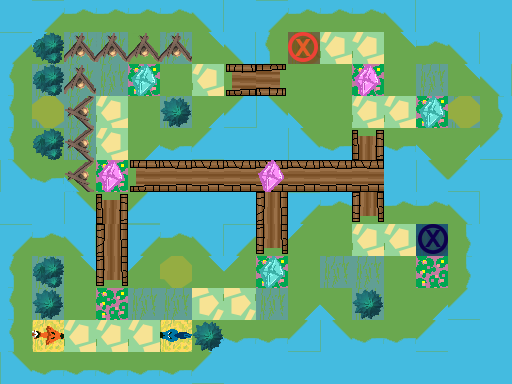

The image is a tile-based game level rendered from a .tmx file. Its description and complete source (layers, tilesets, objects, tile grids) follow:
An orthogonal 16x12 tile map with 32x32 px tiles, 3 tile layers (Ground, Obstacles, Objects), 1 hidden layer not drawn.

<map version="1.0" orientation="orthogonal" renderorder="right-down" width="16" height="12" tilewidth="32" tileheight="32" nextobjectid="1">
 <tileset firstgid="1" name="TilesetPlaceholder" tilewidth="32" tileheight="32" tilecount="240" columns="10">
  <image source="../../../../Tileset.png" width="320" height="768" />
 </tileset>
 <layer name="Ground" width="16" height="12">
  <data encoding="csv">
5,3221225493,1610612747,1610612747,1610612747,1610612747,1610612757,5,3221225493,1610612747,1610612747,1610612747,1610612757,5,5,5,
3221225493,3221225503,7,7,1,7,1610612767,1610612757,3221225483,7,8,8,1610612767,1610612747,1610612757,5,
3221225483,7,7,7,3,1,8,2684354574,1610612750,1,1,3,1,7,1610612767,1610612757,
3221225483,7,7,8,1,7,31,21,2684354581,2684354591,1,8,8,3,7,11,
3221225483,1,7,8,31,2684354571,21,5,5,2684354581,2684354571,3221225486,2684354571,2684354591,31,21,
2684354581,2684354571,2684354591,3,2684354574,2684354564,2684354564,2684354564,2684354564,2684354564,2684354564,2684354564,5,2684354581,21,5,
5,5,2684354581,3221225486,21,5,5,5,4,3221225493,1610612747,14,1610612747,1610612747,1610612757,5,
3221225493,1610612747,1610612757,4,3221225493,1610612747,1610612757,3221225493,14,3221225503,1,8,8,7,11,5,
3221225483,7,1610612767,14,3221225503,1,1610612767,3221225503,3,1,7,7,1,3,11,5,
3221225483,7,1,3,7,7,3221225480,3221225480,7,31,2684354591,7,1,31,21,5,
3221225483,2,8,8,8,2,31,2684354571,2684354571,21,2684354581,2684354571,2684354571,21,5,5,
2684354581,2684354571,2684354571,2684354571,2684354571,2684354571,21,5,5,5,5,5,5,5,5,5
</data>
 </layer>
 <layer name="Obstacles" width="16" height="12">
  <data encoding="csv">
0,0,0,0,0,0,0,0,0,0,0,0,0,0,0,0,
0,42,41,41,41,41,0,0,0,0,0,0,0,0,0,0,
0,42,41,0,0,0,0,0,0,0,0,0,0,0,0,0,
0,44,1610612777,0,0,53,0,0,0,0,0,0,0,0,44,0,
0,42,1610612777,0,0,0,0,0,0,0,0,0,0,0,0,0,
0,0,1610612777,0,0,0,0,0,0,0,0,0,0,0,0,0,
0,0,0,0,0,0,0,0,0,0,0,0,0,0,0,0,
0,0,0,0,0,0,0,0,0,0,0,0,0,0,0,0,
0,42,0,0,0,44,0,0,0,0,0,0,0,0,0,0,
0,53,0,0,0,0,0,0,0,0,0,53,0,0,0,0,
0,0,0,0,0,0,53,0,0,0,0,0,0,0,0,0,
0,0,0,0,0,0,0,0,0,0,0,0,0,0,0,0
</data>
 </layer>
 <layer name="Objects" width="16" height="12">
  <data encoding="csv">
0,0,0,0,0,0,0,0,0,0,0,0,0,0,0,0,
0,0,0,0,0,0,0,0,0,181,0,0,0,0,0,0,
0,0,0,0,184,0,0,0,0,0,0,183,0,0,0,0,
0,0,0,0,0,0,0,0,0,0,0,0,0,184,0,0,
0,0,0,0,0,0,0,0,0,0,0,0,0,0,0,0,
0,0,0,183,0,0,0,0,183,0,0,0,0,0,0,0,
0,0,0,0,0,0,0,0,0,0,0,0,0,0,0,0,
0,0,0,0,0,0,0,0,0,0,0,0,0,182,0,0,
0,0,0,0,0,0,0,0,184,0,0,0,0,0,0,0,
0,0,0,0,0,0,0,0,0,0,0,0,0,0,0,0,
0,2684354751,0,0,0,1610612928,0,0,0,0,0,0,0,0,0,0,
0,0,0,0,0,0,0,0,0,0,0,0,0,0,0,0
</data>
 </layer>
 <layer name="Solution" width="16" height="12" visible="0">
  <data encoding="csv">
0,0,0,0,0,0,0,0,0,0,0,0,0,0,0,0,
0,0,0,0,0,0,0,0,0,0,0,0,0,0,0,0,
0,0,0,0,0,0,0,0,0,0,222,222,222,222,0,0,
0,0,0,222,0,0,0,0,0,0,222,0,0,0,0,0,
0,0,0,222,232,0,0,0,0,0,222,0,0,0,0,0,
0,0,0,222,222,232,232,232,232,232,222,0,0,0,0,0,
0,0,0,222,0,0,0,0,0,0,232,0,0,0,0,0,
0,0,0,0,0,0,0,0,0,0,232,0,232,232,0,0,
0,0,0,0,0,0,0,0,0,0,232,0,0,232,0,0,
0,0,0,0,0,0,0,0,0,0,232,232,232,232,0,0,
0,0,0,0,0,0,0,0,0,0,0,0,0,0,0,0,
0,0,0,0,0,0,0,0,0,0,0,0,0,0,0,0
</data>
 </layer>
</map>
